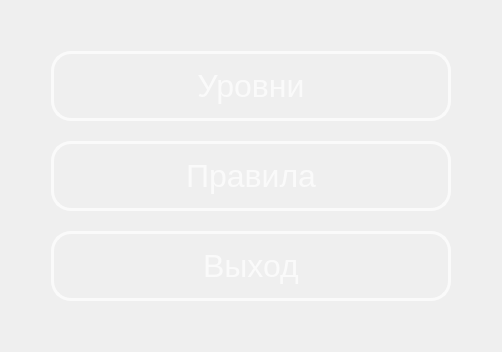
      <widget class="QWidget" name="page_menu">
       <layout class="QGridLayout" name="gridLayout_5">
        <item row="1" column="2" rowspan="2" colspan="2">
         <layout class="QVBoxLayout" name="verticalLayout">
          <property name="spacing">
           <number>20</number>
          </property>
          <item>
           <widget class="QPushButton" name="button_play">
            <property name="sizePolicy">
             <sizepolicy hsizetype="Minimum" vsizetype="Minimum">
              <horstretch>0</horstretch>
              <verstretch>0</verstretch>
             </sizepolicy>
            </property>
            <property name="minimumSize">
             <size>
              <width>400</width>
              <height>70</height>
             </size>
            </property>
            <property name="font">
             <font>
              <pointsize>24</pointsize>
              <bold>false</bold>
             </font>
            </property>
            <property name="styleSheet">
             <string notr="true">QPushButton {
border-radius: 20;
color: rgb(250, 250, 250);
border: 3 solid rgb(250, 250, 250);
}
QPushButton:pressed{
color: rgb(230, 230, 230);
border: 3 solid rgb(230, 230, 230);
}</string>
            </property>
            <property name="text">
             <string>Уровни</string>
            </property>
           </widget>
          </item>
          <item>
           <widget class="QPushButton" name="button_rules">
            <property name="sizePolicy">
             <sizepolicy hsizetype="Minimum" vsizetype="Minimum">
              <horstretch>0</horstretch>
              <verstretch>0</verstretch>
             </sizepolicy>
            </property>
            <property name="minimumSize">
             <size>
              <width>400</width>
              <height>70</height>
             </size>
            </property>
            <property name="font">
             <font>
              <pointsize>24</pointsize>
              <bold>false</bold>
             </font>
            </property>
            <property name="styleSheet">
             <string notr="true">QPushButton {
border-radius: 20;
color: rgb(250, 250, 250);
border: 3 solid rgb(250, 250, 250);
}
QPushButton:pressed{
color: rgb(230, 230, 230);
border: 3 solid rgb(230, 230, 230);
}</string>
            </property>
            <property name="text">
             <string>Правила</string>
            </property>
           </widget>
          </item>
          <item>
           <widget class="QPushButton" name="button_exit">
            <property name="sizePolicy">
             <sizepolicy hsizetype="Minimum" vsizetype="Minimum">
              <horstretch>0</horstretch>
              <verstretch>0</verstretch>
             </sizepolicy>
            </property>
            <property name="minimumSize">
             <size>
              <width>400</width>
              <height>70</height>
             </size>
            </property>
            <property name="font">
             <font>
              <pointsize>24</pointsize>
              <bold>false</bold>
             </font>
            </property>
            <property name="styleSheet">
             <string notr="true">QPushButton {
border-radius: 20;
color: rgb(250, 250, 250);
border: 3 solid rgb(250, 250, 250);
}
QPushButton:pressed{
color: rgb(230, 230, 230);
border: 3 solid rgb(230, 230, 230);
}</string>
            </property>
            <property name="text">
             <string>Выход</string>
            </property>
           </widget>
          </item>
         </layout>
        </item>
        <item row="1" column="4">
         <spacer name="horizontalSpacer_4">
          <property name="orientation">
           <enum>Qt::Horizontal</enum>
          </property>
          <property name="sizeHint" stdset="0">
           <size>
            <width>40</width>
            <height>20</height>
           </size>
          </property>
         </spacer>
        </item>
        <item row="1" column="1">
         <spacer name="horizontalSpacer_3">
          <property name="orientation">
           <enum>Qt::Horizontal</enum>
          </property>
          <property name="sizeHint" stdset="0">
           <size>
            <width>40</width>
            <height>20</height>
           </size>
          </property>
         </spacer>
        </item>
        <item row="0" column="2">
         <spacer name="verticalSpacer_3">
          <property name="orientation">
           <enum>Qt::Vertical</enum>
          </property>
          <property name="sizeHint" stdset="0">
           <size>
            <width>20</width>
            <height>40</height>
           </size>
          </property>
         </spacer>
        </item>
        <item row="3" column="2">
         <spacer name="verticalSpacer_4">
          <property name="orientation">
           <enum>Qt::Vertical</enum>
          </property>
          <property name="sizeHint" stdset="0">
           <size>
            <width>20</width>
            <height>40</height>
           </size>
          </property>
         </spacer>
        </item>
       </layout>
      </widget>
